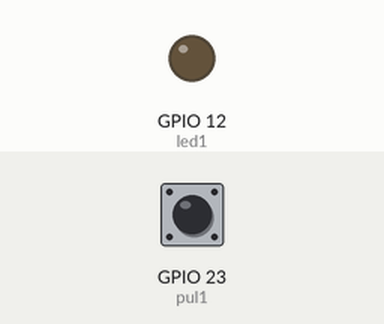
Recording of a sketch running on a simulated ESP32. Shown: output pins drawn as LEDs (lit = HIGH). Inputs (shaded band) come from the test bench; at power-on: GPIO 23 (pul1) HIGH.

Above: at 1.2 s.
1.3 s: GPIO 23 (pul1) pulled LOW for 0.15 s
At 2.5 s:
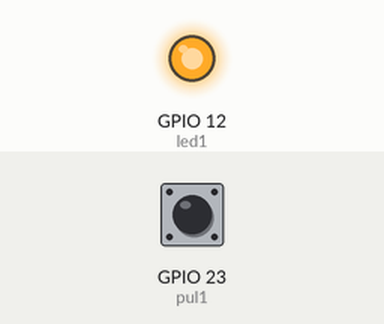
2.9 s: GPIO 23 (pul1) pulled LOW for 1 s
At 3.7 s:
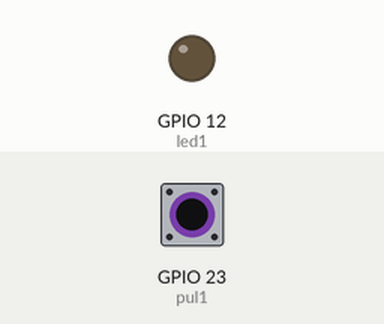
5.4 s: GPIO 23 (pul1) pulled LOW for 3.2 s
At 6.8 s:
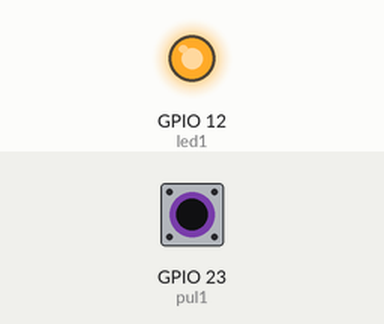
Timing chart, 0 to 8.4 s (numbered marks = the images above; inputs shaded):
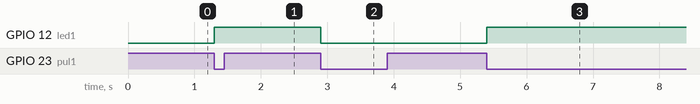

The sketch:

practica2.ino
```cpp
// Variables para el manejo de pulsadores
volatile unsigned long lasttime = 0;
volatile unsigned long debounceDelay = 10;  // Tiempo de antirrebote
volatile bool resetRequested = false;       // Bandera para indicar si se solicita reinicio


#define led1 12
#define pul1 23

int temp = 800;
boolean bn = true;


void setup() {

  pinMode(led1, OUTPUT);
  pinMode(pul1, INPUT_PULLUP);

  Serial.begin(9600);

  //configuracion de interrupciones para los pulsadores
  attachInterrupt(digitalPinToInterrupt(pul1), ContandoAndo, FALLING);
}

void loop() {


}


//Declarmos la clase

void ContandoAndo() {

  if (millis() - lasttime > debounceDelay) {


    if(digitalRead(pul1)==LOW){

      digitalWrite(led1,!digitalRead(led1));

    }

  }
}
```

Measured:
- after the input at 1.3 s, GPIO 12 (led1): LOW → HIGH at once
- after the input at 2.9 s, GPIO 12 (led1): HIGH → LOW at once
- after the input at 5.4 s, GPIO 12 (led1): LOW → HIGH at once
